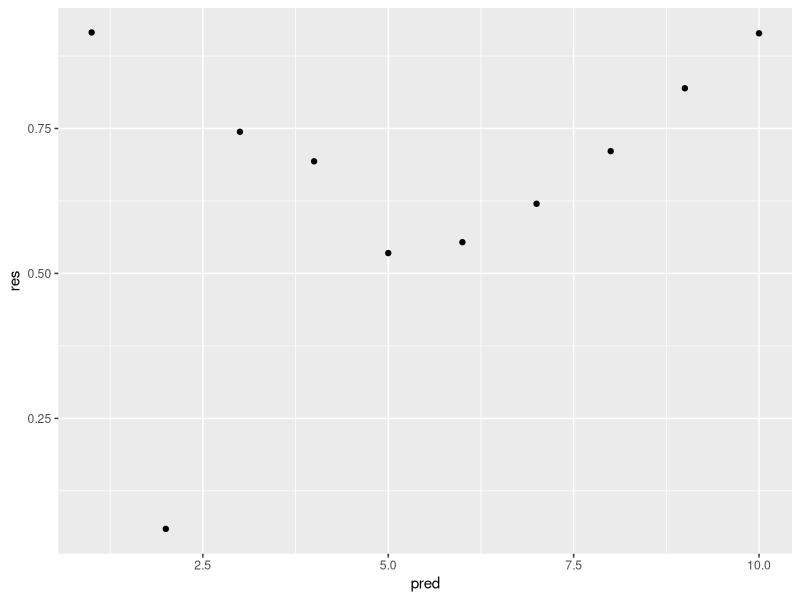

The R source for this figure:
# Don't forget to start with comments!
# Preliminaries
library(ggplot2)

pred <- 1:10 #Vector of 10 integers
res <- runif(10) # Random Uniform Values

# Print the random numbers
print(res)

#plot the graph
qplot(x=pred,y=res)

